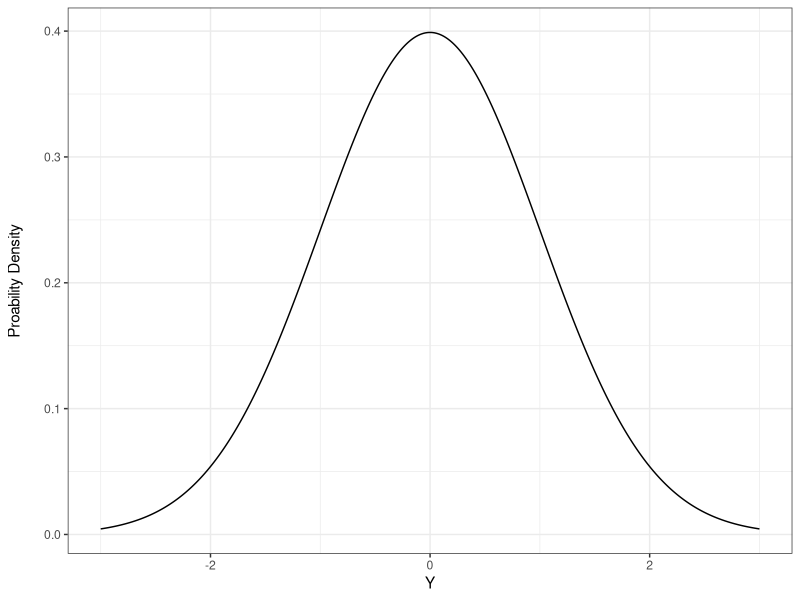
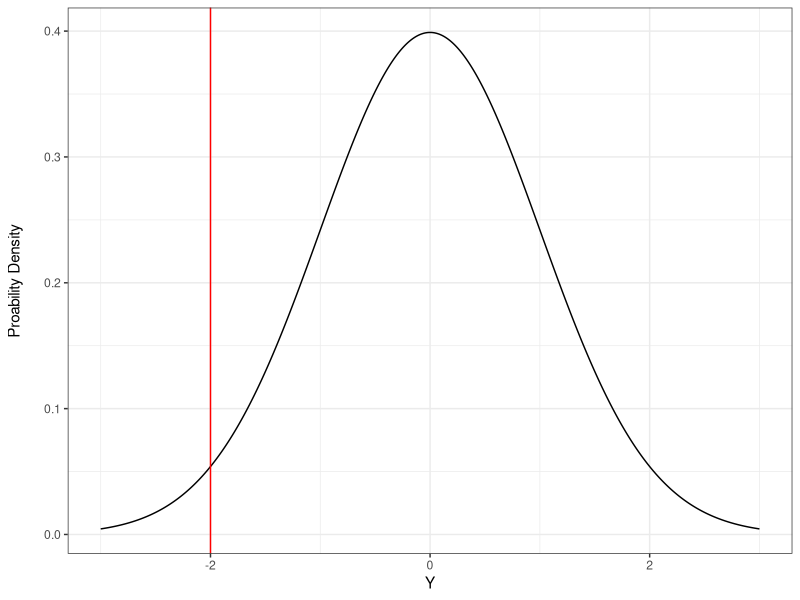
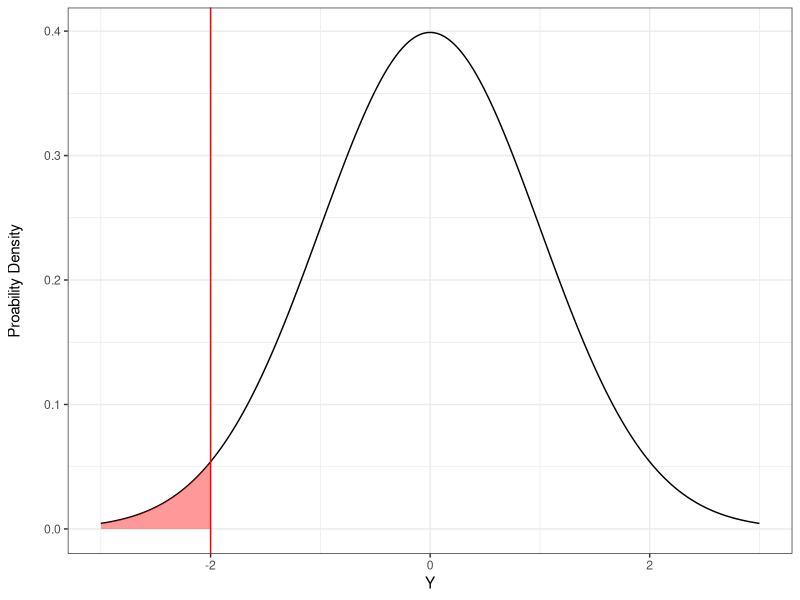

Generate these figures, in order, with R: (Note: this script raises an error after producing the figures.)
################################################
### R Code for Lecture 8 - Hypothesis Testing
###   
###
### Last Modified 9/27/2012
###
### Changelog:
### 
################################################

## @knitr lecture8prep
library(ggplot2)


## @knitr normal
vals<-seq(-3,3,.01)
normPlot<-ggplot(mapping = aes(x=vals, y=dnorm(vals))) +
  geom_line() +
  xlab("Y") +
  ylab("Proability Density\n") +
  theme_bw()

normPlot 

## @knitr normalTest
normPlot <- normPlot + geom_vline(aes(xintercept=-2), color="red")
normPlot

## @knitr normalFill
normPlot <- normPlot + geom_area(mapping = (aes(x=seq(-3,-2,.01), y=dnorm(seq(-3,-2,.01)))), fill="red", alpha=0.4)
normPlot

## @knitr normalFill2
normPlot <- normPlot + 
            geom_area(mapping = (aes(x=seq(2,3,.01), y=dnorm(seq(2,3,.01)))), fill="red", alpha=0.4)
          + geom_vline(aes(xintercept=2), color="red")
normPlot


## @knitr r-pois-p
2*ppois(40, 54)

#OR!
p<-0
for(i in 1:40){
  p<-p+dpois(i, 54)
}
p*2

## @knitr rpois-challenge
p<-0
for(i in 0:54){
  p[i+1]<-2*pnorm(i, 54)
}

for(i in 55:108){
  p[i+1]<-2*pnorm(i, 54, lower.tail=F)
}

plot(0:108, p)


## @knitr powerSim1
set.seed(09262012)
n<-rep(1:10, 50)
simSD<-6
vec<-sapply(n, function(x) mean(rnorm(x, 15, simSD)))
plot(vec ~ n, ylab="Estimated Effect", main="50 Simulated Values per Sample Size")

## @knitr powerSim2
pvec<-pnorm(abs(vec), sd=simSD, lower.tail=FALSE)*2
plot(pvec ~ n, ylab="p")

## @knitr powerSim3
power<-rep(NA, 10)
for(i in 1:10){
  subPvec <- pvec[which(n==i)]
  power[i] <- 1 - sum(subPvec > 0.05) / length(subPvec)
}

plot(power ~ I(1:10), xlab="n", ylab="power", type="b")


## @knitr lizardPower
lizards <- rep(10:60,50)
perched<-rep(NA, length(lizards))
for(i in 1:length(perched)){
  perched[i]<-rbinom(1, size=lizards[i], prob=0.2)
}


p<-pbinom(perched, lizards, prob=0.5)

#correct for tails
p[which(p>0.5)] <- 1-p[which(p>0.5)]

#two tailed test
p<-2*p

plot(lizards, p, xlab="Number of Lizards Sampled", ylab="P")

## @knitr lizardPower2

#power by alpha
powDF<-data.frame(expand.grid(n=10:60, alpha=c(0.01, 0.05, 0.1, 0.15)))
powDF$Power <- rep(NA, nrow(powDF))

for(i in 1:nrow(powDF)){
 idx<-which(lizards==powDF$n[i])
 powDF$Power[i]<- 1 - sum(p[idx] > powDF$alpha[i]) / length(idx)
}

qplot(n, Power, data=powDF,  geom=c("point", "line"), color=alpha, group=alpha) + theme_bw()